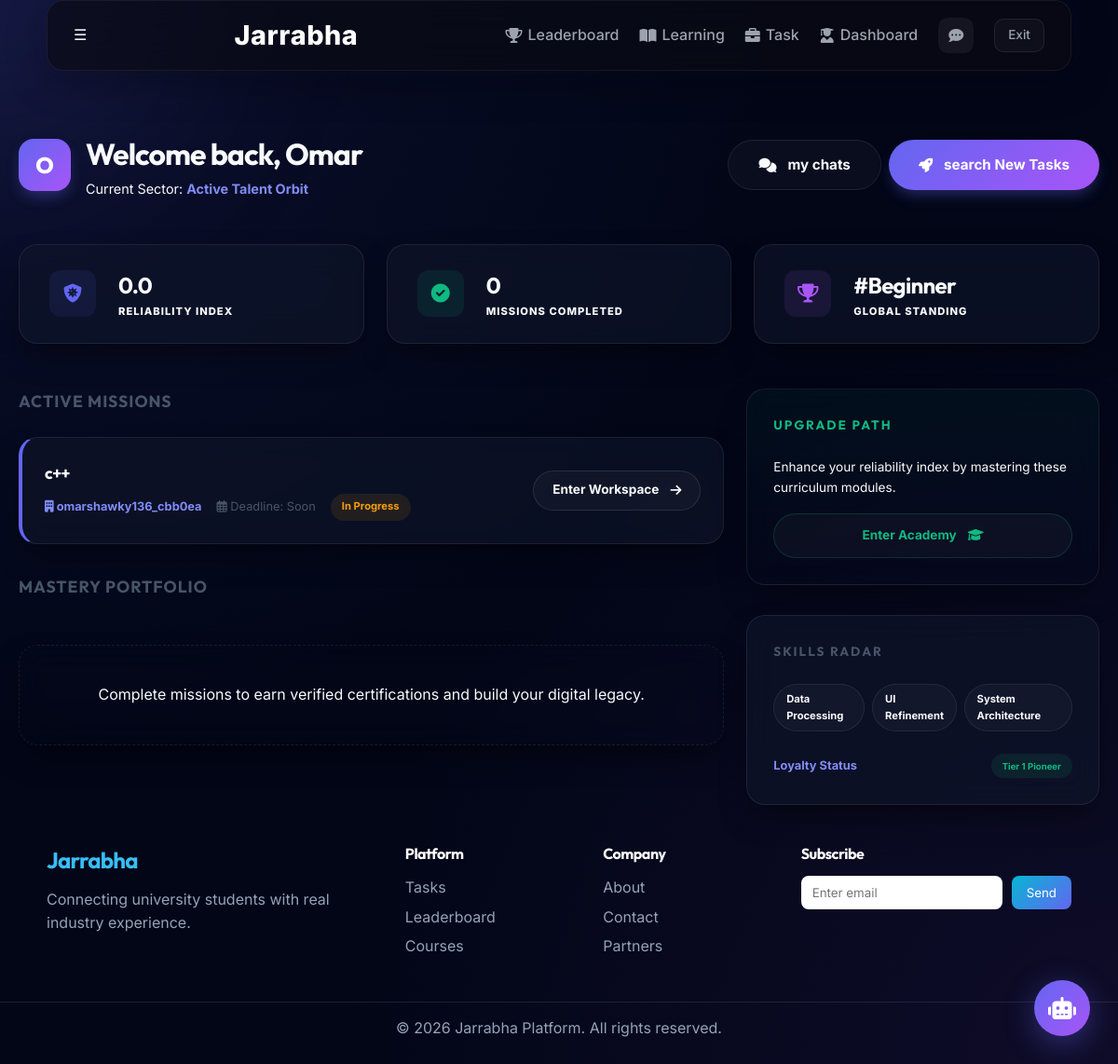
The app's page /student/dashboard (signed in) with its own data.
### app/models.py (models this page shows)
class Profile(db.Model):
    id = db.Column(db.Integer, primary_key=True)
    user_id = db.Column(db.Integer, db.ForeignKey('user.id'), nullable=False)
    full_name = db.Column(db.String(150), nullable=True) # Used broadly or distinctively
    bio = db.Column(db.Text, nullable=True)
    skills = db.Column(db.String(500), nullable=True) # comma separated
    avatar = db.Column(db.String(250), nullable=True, default='default.png')
    rating = db.Column(db.Float, default=0.0)
    rating_count = db.Column(db.Integer, default=0)
    rank = db.Column(db.String(50), default='Beginner') # Beginner, Intermediate, Expert
    first_name = db.Column(db.String(150), nullable=True)
    last_name = db.Column(db.String(150), nullable=True)
    university = db.Column(db.String(250), nullable=True)
    field_of_study = db.Column(db.String(250), nullable=True)
    company_name = db.Column(db.String(250), nullable=True)
    country = db.Column(db.String(150), nullable=True)
    website = db.Column(db.String(250), nullable=True)

class Submission(db.Model):
    id = db.Column(db.Integer, primary_key=True)
    task_id = db.Column(db.Integer, db.ForeignKey('task.id'), nullable=False)
    student_id = db.Column(db.Integer, db.ForeignKey('user.id'), nullable=False)
    status = db.Column(db.String(50), default='Pending') # Pending, Approved, Rejected
    file_url = db.Column(db.String(255), nullable=True)
    notes = db.Column(db.Text, nullable=True)
    submitted_at = db.Column(db.DateTime, default=datetime.utcnow)

class Task(db.Model):
    id = db.Column(db.Integer, primary_key=True)
    company_id = db.Column(db.Integer, db.ForeignKey('user.id'), nullable=False)
    title = db.Column(db.String(200), nullable=False)
    description = db.Column(db.Text, nullable=False)
    difficulty = db.Column(db.String(50), nullable=False) # Easy, Medium, Hard
    status = db.Column(db.String(50), default='Open') # Open, In Progress, Completed, Closed
    created_at = db.Column(db.DateTime, default=datetime.utcnow)
    submissions = db.relationship('Submission', backref='task', lazy=True)
    messages = db.relationship('Message', backref='task', lazy=True)
    comments = db.relationship('Comment', backref='task', lazy=True)
    likes = db.relationship('Like', backref='task', lazy=True)

class User(UserMixin, db.Model):
    id = db.Column(db.Integer, primary_key=True)
    username = db.Column(db.String(150), unique=True, nullable=False)
    email = db.Column(db.String(150), unique=True, nullable=False)
    password = db.Column(db.String(256), nullable=False)
    role = db.Column(db.String(50), nullable=False) # 'student', 'company', or 'admin'
    status = db.Column(db.String(50), default='Approved') # 'Pending', 'Approved', 'Rejected'
    created_at = db.Column(db.DateTime, default=datetime.utcnow)
    profile = db.relationship('Profile', backref='user', uselist=False)
    tasks = db.relationship('Task', backref='company', lazy=True, foreign_keys='Task.company_id')
    submissions = db.relationship('Submission', backref='student', lazy=True, foreign_keys='Submission.student_id')
    sent_messages = db.relationship('Message', backref='sender', lazy='dynamic', foreign_keys='Message.sender_id')
    received_messages = db.relationship('Message', backref='receiver', lazy='dynamic', foreign_keys='Message.receiver_id')
    notifications = db.relationship('Notification', backref='user', lazy=True)
    certificates = db.relationship('Certificate', backref='student', lazy=True)

### app/routes/student.py (the view)
@student_bp.route('/dashboard')
@login_required
@student_required
def dashboard():
    profile = current_user.profile
    active_submissions = Submission.query.filter_by(student_id=current_user.id).filter(Submission.status != 'Approved').all()
    active_tasks = [sub.task for sub in active_submissions]
    certificates = Certificate.query.filter_by(student_id=current_user.id).all()
    return render_template('student/dashboard.html',
                             profile=profile,
                             active_tasks=active_tasks,
                             active_submissions=active_submissions,
                             certificates=certificates)

### app/templates/student/dashboard.html (shortened to what this page needs)
{% extends "base.html" %}
{% block content %}
<div class="animate-fade-in-up">
    <div class="d-flex justify-between align-center mb-6 reveal">
        <div class="d-flex align-center gap-3">
            <div style="width: 56px; height: 56px; background: linear-gradient(135deg, var(--primary), var(--secondary)); border-radius: 16px; display: flex; align-items: center; justify-content: center; color: white; box-shadow: 0 8px 16px -4px var(--primary-glow);">
                <span style="font-size: 1.5rem; font-weight: 800; font-family: 'Outfit';">{{ profile.full_name[0]|upper }}</span>
            </div>
            <div>
                <h1 class="h2 mb-0">Welcome back, {{ profile.full_name.split(' ')[0] }}</h1>
                <p class="text-subtle" style="font-size: 0.9rem;">Current Sector: <span style="color: var(--primary-light); font-weight: 700;">Active Talent Orbit</span></p>
            </div>
        </div>
        <div class="d-flex gap-2">
            <a href="{{ url_for('chat.inbox') }}" class="btn btn-outline btn-sm"><i class="fas fa-comments"></i> my chats</a>
            <a href="{{ url_for('student.browse_tasks') }}" class="btn btn-primary btn-sm"><i class="fas fa-rocket"></i>search New Tasks</a>
        </div>
    </div>
    <div class="dashboard-grid mb-6 reveal" style="--d: 0.1s;">
        <div class="stat-card glass-panel d-flex align-center gap-4 text-left" style="padding: 1.5rem 2rem;">
            <div style="width: 50px; height: 50px; background: rgba(99, 102, 241, 0.1); border-radius: 12px; display: flex; align-items: center; justify-content: center; font-size: 1.25rem; color: var(--primary);">
                <i class="fas fa-shield-virus"></i>
            </div>
            <div>
                <h3 class="mb-0" style="font-size: 1.5rem;">{{ "%.1f"|format(profile.rating) }}</h3>
                <p class="text-subtle" style="font-size: 0.7rem; font-weight: 800; text-transform: uppercase; letter-spacing: 1px;">Reliability Index</p>
            </div>
        </div>
        <div class="stat-card glass-panel d-flex align-center gap-4 text-left" style="padding: 1.5rem 2rem;">
            <div style="width: 50px; height: 50px; background: rgba(16, 185, 129, 0.1); border-radius: 12px; display: flex; align-items: center; justify-content: center; font-size: 1.25rem; color: var(--accent);">
                <i class="fas fa-check-circle"></i>
            </div>
            <div>
                <h3 class="mb-0" style="font-size: 1.5rem;">{{ certificates|length }}</h3>
                <p class="text-subtle" style="font-size: 0.7rem; font-weight: 800; text-transform: uppercase; letter-spacing: 1px;">Missions Completed</p>
            </div>
        </div>
        <div class="stat-card glass-panel d-flex align-center gap-4 text-left" style="padding: 1.5rem 2rem;">
            <div style="width: 50px; height: 50px; background: rgba(168, 85, 247, 0.1); border-radius: 12px; display: flex; align-items: center; justify-content: center; font-size: 1.25rem; color: var(--secondary);">
                <i class="fas fa-trophy"></i>
            </div>
            <div>
                <h3 class="mb-0" style="font-size: 1.5rem;">#{{ profile.rank or 'TBD' }}</h3>
                <p class="text-subtle" style="font-size: 0.7rem; font-weight: 800; text-transform: uppercase; letter-spacing: 1px;">Global Standing</p>
            </div>
        </div>
    </div>
    <div class="dashboard-grid reveal" style="grid-template-columns: 2fr 1fr; gap: var(--space-md); --d: 0.2s;">
        <div class="d-flex flex-column gap-5">
            <div>
                <h3 class="mb-4" style="font-size: 1.1rem; letter-spacing: 1px; text-transform: uppercase; color: var(--text-subtle);">Active Missions</h3>
                <div class="d-flex flex-column gap-4">
                    {% if active_submissions %}
                        {% for sub in active_submissions %}
                        <div class="glass-panel d-flex justify-between align-center" style="padding: 1.5rem; border-left: 4px solid var(--primary); transition: all 0.3s;" onmouseover="this.style.borderColor='var(--primary-light)'" onmouseout="this.style.borderColor='var(--primary)'">
                            <div>
                                <h4 style="font-weight: 700; font-size: 1.1rem; margin-bottom: 0.5rem; color: white;">{{ sub.task.title }}</h4>
                                <div class="d-flex align-center gap-3" style="font-size: 0.8rem; color: var(--text-subtle);">
                                    <span style="font-weight: 700; color: var(--primary-light);"><i class="fas fa-building mr-1"></i> {{ sub.task.company.username }}</span>
                                    <span><i class="far fa-calendar-alt mr-1"></i> Deadline: {{ sub.task.deadline.strftime('%d %b') if sub.task.deadline else 'Soon' }}</span>
                                    <span class="badge badge-pending" style="font-size: 0.7rem;">{{ sub.status }}</span>
                                </div>
                            </div>
                            <a href="{{ url_for('student.task_workspace', task_id=sub.task.id) }}" class="btn btn-outline" style="padding: 0.6rem 1.25rem; font-size: 0.85rem; border-color: rgba(255,255,255,0.1);">
                                Enter Workspace <i class="fas fa-arrow-right ml-2"></i>
                            </a>
                        </div>
                        {% endfor %}
                    {% endif %}
                </div>
            </div>
            <div>
                <h3 class="mb-4" style="font-size: 1.1rem; letter-spacing: 1px; text-transform: uppercase; color: var(--text-subtle);">Mastery Portfolio</h3>
                <div class="dashboard-grid" style="grid-template-columns: repeat(auto-fit, minmax(240px, 1fr));">
                    {% if certificates %}
                        {% for cert in certificates %}
                        <div class="glass-panel text-center" style="padding: 2rem; border: 1px solid rgba(168, 85, 247, 0.1); background: linear-gradient(180deg, rgba(168, 85, 247, 0.05) 0%, transparent 100%);">
                            <div style="width: 48px; height: 48px; background: rgba(168, 85, 247, 0.1); border-radius: 12px; display: flex; align-items: center; justify-content: center; margin: 0 auto 1.25rem; color: var(--secondary);">
                                <i class="fas fa-award" style="font-size: 1.5rem;"></i>
                            </div>
                            <h4 style="font-size: 1rem; font-weight: 800; margin-bottom: 0.5rem; color: white;">{{ cert.task.title }}</h4>
                            <p class="text-subtle" style="font-size: 0.75rem;">Verified on {{ cert.issued_at.strftime('%d %b %Y') }}</p>
                        </div>
                        {% endfor %}
                    {% else %}
                        <div class="glass-panel text-center" style="grid-column: 1 / -1; padding: 2.5rem; border-style: dashed; background: transparent;">
                            <p class="text-subtle">Complete missions to earn verified certifications and build your digital legacy.</p>
                        </div>
                    {% endif %}
                </div>
            </div>
        </div>
        <div class="d-flex flex-column gap-5">
            <div class="glass-panel" style="padding: 1.75rem; background: linear-gradient(180deg, rgba(16, 185, 129, 0.05) 0%, transparent 100%);">
                <h4 class="mb-4" style="font-size: 0.85rem; text-transform: uppercase; letter-spacing: 2px; color: var(--accent);">Upgrade Path</h4>
                <div class="d-flex flex-column gap-3">
                    <p class="text-subtle" style="font-size: 0.85rem; line-height: 1.6;">Enhance your reliability index by mastering these curriculum modules.</p>
                    <a href="{{ url_for('course.browse_courses') }}" class="btn btn-outline w-100" style="padding: 0.75rem; font-size: 0.85rem; border-color: rgba(16, 185, 129, 0.2); color: var(--accent);">
                        Enter Academy <i class="fas fa-graduation-cap ml-2"></i>
                    </a>
                </div>
            </div>
            <div class="glass-panel" style="padding: 1.75rem;">
                <h4 class="mb-4" style="font-size: 0.85rem; text-transform: uppercase; letter-spacing: 2px; color: var(--text-subtle);">Skills Radar</h4>
                <div class="d-flex flex-wrap gap-2">
                    <span class="badge" style="background: rgba(255,255,255,0.03); border: 1px solid var(--glass-border); color: var(--text-main); font-size: 0.7rem; padding: 0.4rem 0.8rem;">Data Processing</span>
                    <span class="badge" style="background: rgba(255,255,255,0.03); border: 1px solid var(--glass-border); color: var(--text-main); font-size: 0.7rem; padding: 0.4rem 0.8rem;">UI Refinement</span>
                    <span class="badge" style="background: rgba(255,255,255,0.03); border: 1px solid var(--glass-border); color: var(--text-main); font-size: 0.7rem; padding: 0.4rem 0.8rem;">System Architecture</span>
                </div>
                <div class="mt-4 pt-4 border-top" style="border-color: rgba(255,255,255,0.05);">
                    <div class="d-flex justify-between align-center">
                        <span style="font-size: 0.8rem; font-weight: 700; color: var(--primary-light);">Loyalty Status</span>
                        <span class="badge badge-approved" style="font-size: 0.6rem;">Tier 1 Pioneer</span>
                    </div>
                </div>
            </div>
        </div>
    </div>
</div>
{% endblock %}

### records on screen
Profile: full_name "O", full_name "Omar", rating "0.0", rank "Beginner"
Submission: task "c++", task.company.username "omarshawky136_cbb0ea", task.deadline "Soon", status "In Progress"

### other values on screen
{{ certificates|length }} "0"
